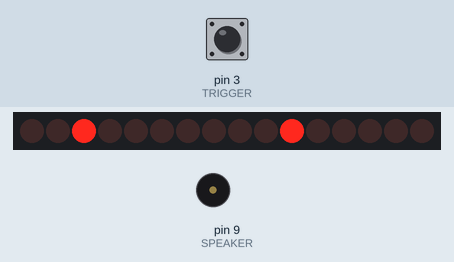
Bench run of a sketch on a simulated Arduino Uno, built with avr-gcc and run on an emulated ATmega328P. Shown: 16 shift-register outputs drawn as a row of LEDs (first output left, lit = HIGH), buzzer (waves = sounding). Wiring (inferred from the names in the program): 2 × shift register (74HC595): data pin 4; shift clock pin 5; latch pin 6. Wiring (inferred from the signals the program sends): row of LEDs: on Q0, Q1, Q2, Q3, Q4, Q5, Q6, Q7, Q8, Q9, Q10, Q11, Q12, Q13, Q14, Q15. Inputs (shaded band) come from the test bench; at power-on: pin 3 (TRIGGER) HIGH.

Above: at 1.2 s.
1.3 s: pin 3 (TRIGGER) pulled LOW for 0.15 s
At 1.9 s:
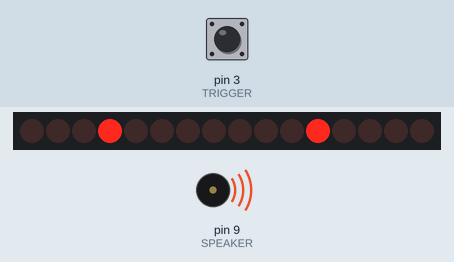
At 2.4 s:
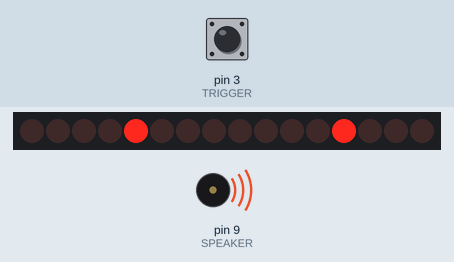
Timing chart, 0 to 4.3 s (numbered marks = the images above; inputs shaded):
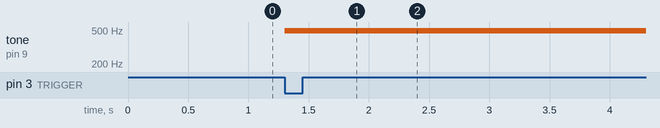

The sketch:

guntest.ino
```cpp
#define SPEAKER  9
#define TRIGGER  3
#define LED      2


#define DATAPIN         4
#define LATCHPIN     6
#define CLOCKPIN        5


/*
Shield test sketch

For testing newly built shields
> button causes buzzer to beep
> health and shield LEDS will cycle


*/

int v = 1;
long lastChangeTime = 0;
void setup(){

  pinMode(SPEAKER, OUTPUT);
  pinMode(TRIGGER,INPUT);
  digitalWrite(TRIGGER, HIGH);


  pinMode( LATCHPIN, OUTPUT);
  pinMode( DATAPIN, OUTPUT);
  pinMode( CLOCKPIN, OUTPUT);

  digitalWrite(LATCHPIN, LOW);
  shiftOut(DATAPIN, CLOCKPIN, MSBFIRST, 255);
  shiftOut(DATAPIN, CLOCKPIN, MSBFIRST, 255);
  digitalWrite(LATCHPIN,HIGH);
}


void loop(){
  if(digitalRead(TRIGGER) == LOW){
    analogWrite(SPEAKER, 100);

  } else {
    analogWrite(SPEAKER, 0);

  }

  if(lastChangeTime + 500 < millis()){
    lastChangeTime = millis();
    v = v << 1;
    v = v % 0xFF;
    digitalWrite(LATCHPIN, LOW);
    shiftOut(DATAPIN, CLOCKPIN, MSBFIRST, v);
    shiftOut(DATAPIN, CLOCKPIN, MSBFIRST, v);
    digitalWrite(LATCHPIN,HIGH);
  }

}
```

Measured:
- after the input at 1.3 s, tone on pin 9 (SPEAKER): silent → 490 Hz at once
